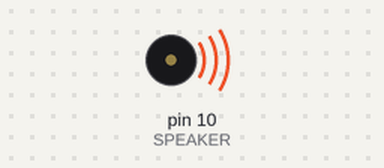
Bench run of a sketch on a simulated Arduino Uno, built with avr-gcc and run on an emulated ATmega328P. Parts: buzzer (waves = sounding, pin HIGH).

Above: at 0.5 s.
Timing chart, 0 to 4.6 s (numbered marks = the images above):
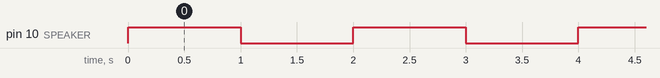

The sketch:

buzzer.ino
```cpp
int SPEAKER = 10;    // The speaker is on pin 8

void setup() {
  // put your setup code here, to run once:
pinMode(10,OUTPUT);
}

void loop() {
  // put your main code here, to run repeatedly:
//buzzer();
digitalWrite(10,HIGH);
delay(1000);

digitalWrite(10,LOW);
delay(1000);
}

void buzzer()
{

  tone(SPEAKER, 1000); // Send 1KHz sound signal...
  delay(1000);        // ...for 1 sec
  noTone(SPEAKER);
}
```

Measured:
- by itself, pin 10 (SPEAKER): alternates HIGH for 1.0 s and LOW for 1.0 s
